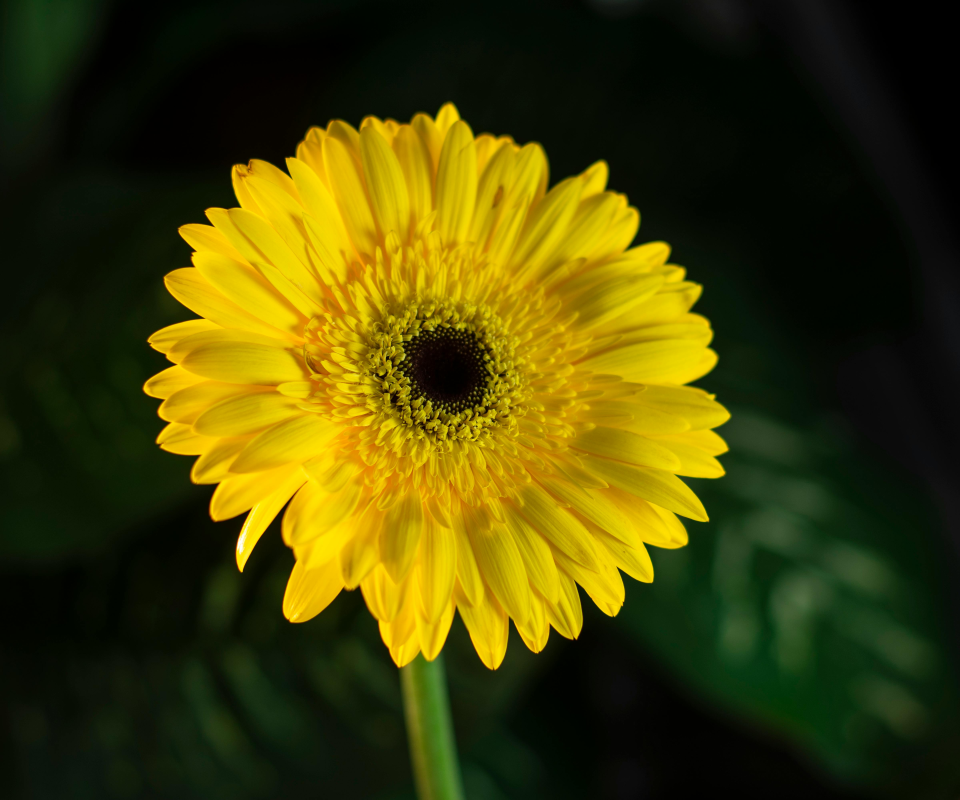
#> input picture flower.jpg, 4800 x 4000 px (shown at 1/5 size)
$ python converter_to_mem_file_code.py
#> lines starting #> are read from the running program, lines starting #| are printed output that depends on the picture
from PIL import Image
import numpy as np

# === Step 1: Load and resize your image ===
img = Image.open("flower.jpg").convert("L")  # Convert to grayscale
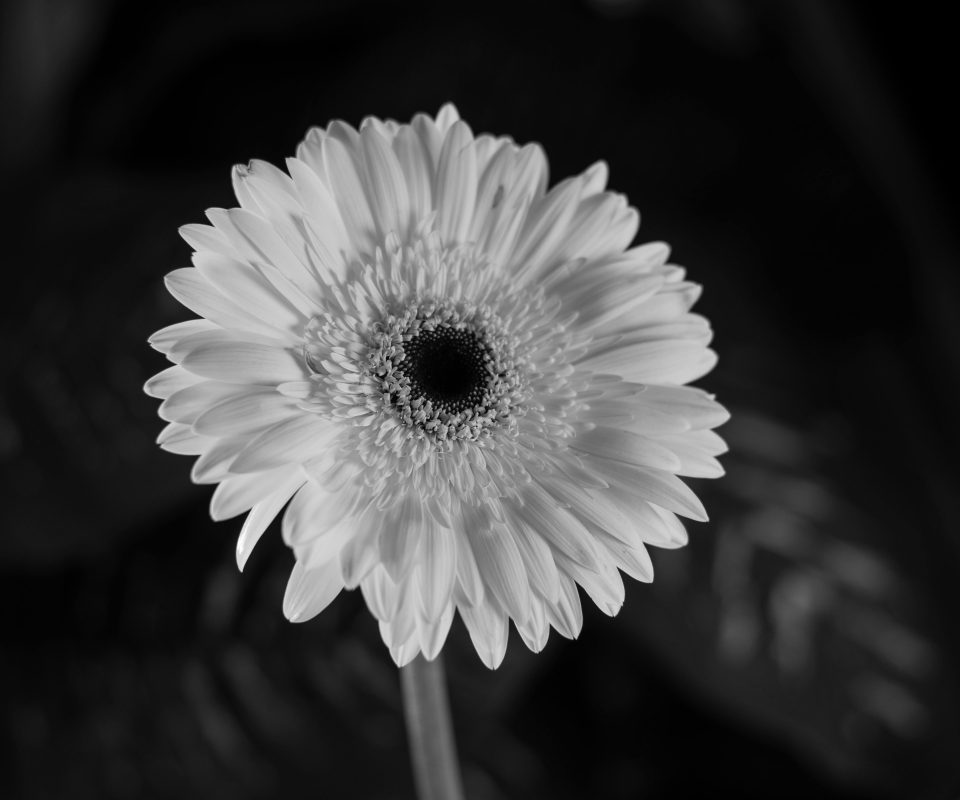
#> img: PIL image 4800x4000 L (shown at 1/5 size); min 0, max 255, mean 58.8
img = img.resize((64, 64))  # Resize to 64x64
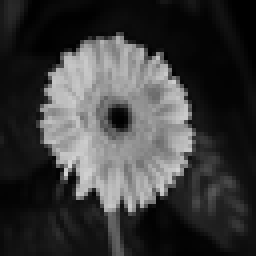
#> img: PIL image 64x64 L (shown 4 times larger); min 0, max 212, mean 58.8
img_np = np.array(img)

# === Step 2: Save as Verilog .mem file ===
with open("flower_image_64x64.mem", "w") as f:
    for row in img_np:
        for pixel in row:
            f.write(f"{pixel:02x}\n")  # Write each pixel in 2-digit hex
#> this loop made 64 passes
print(" flower_image_64x64.mem file created successfully.")
import matplotlib.pyplot as plt

plt.imshow(img_np, cmap='gray')
plt.title("Grayscale Input Flower Image (64x64)")
plt.axis('off')
plt.show()
